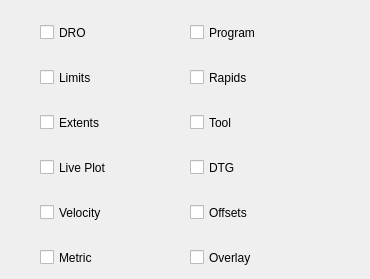
      <widget class="QWidget" name="tab_5">
       <attribute name="title">
        <string>Plot Options</string>
       </attribute>
       <widget class="QCheckBox" name="view_dro_cb">
        <property name="geometry">
         <rect>
          <x>40</x>
          <y>20</y>
          <width>81</width>
          <height>25</height>
         </rect>
        </property>
        <property name="text">
         <string>DRO</string>
        </property>
       </widget>
       <widget class="QCheckBox" name="view_extents_option_cb">
        <property name="geometry">
         <rect>
          <x>40</x>
          <y>110</y>
          <width>121</width>
          <height>25</height>
         </rect>
        </property>
        <property name="text">
         <string>Extents</string>
        </property>
        <property name="checked">
         <bool>false</bool>
        </property>
       </widget>
       <widget class="QCheckBox" name="view_tool_cb">
        <property name="geometry">
         <rect>
          <x>190</x>
          <y>110</y>
          <width>101</width>
          <height>25</height>
         </rect>
        </property>
        <property name="text">
         <string>Tool</string>
        </property>
        <property name="checkable">
         <bool>true</bool>
        </property>
        <property name="checked">
         <bool>false</bool>
        </property>
       </widget>
       <widget class="QCheckBox" name="view_dtg_cb">
        <property name="geometry">
         <rect>
          <x>190</x>
          <y>155</y>
          <width>111</width>
          <height>25</height>
         </rect>
        </property>
        <property name="text">
         <string>DTG</string>
        </property>
        <property name="checkable">
         <bool>true</bool>
        </property>
        <property name="checked">
         <bool>false</bool>
        </property>
       </widget>
       <widget class="QCheckBox" name="view_limits_cb">
        <property name="geometry">
         <rect>
          <x>40</x>
          <y>65</y>
          <width>101</width>
          <height>25</height>
         </rect>
        </property>
        <property name="text">
         <string>Limits</string>
        </property>
        <property name="checked">
         <bool>false</bool>
        </property>
       </widget>
       <widget class="QCheckBox" name="view_live_plot_cb">
        <property name="geometry">
         <rect>
          <x>40</x>
          <y>155</y>
          <width>131</width>
          <height>25</height>
         </rect>
        </property>
        <property name="text">
         <string>Live Plot</string>
        </property>
        <property name="checked">
         <bool>false</bool>
        </property>
       </widget>
       <widget class="QCheckBox" name="view_metric_units_cb">
        <property name="geometry">
         <rect>
          <x>40</x>
          <y>245</y>
          <width>101</width>
          <height>25</height>
         </rect>
        </property>
        <property name="text">
         <string>Metric</string>
        </property>
        <property name="checked">
         <bool>false</bool>
        </property>
       </widget>
       <widget class="QCheckBox" name="view_offsets_cb">
        <property name="geometry">
         <rect>
          <x>190</x>
          <y>200</y>
          <width>121</width>
          <height>25</height>
         </rect>
        </property>
        <property name="text">
         <string>Offsets</string>
        </property>
        <property name="checkable">
         <bool>true</bool>
        </property>
        <property name="checked">
         <bool>false</bool>
        </property>
       </widget>
       <widget class="QCheckBox" name="view_overlay_cb">
        <property name="geometry">
         <rect>
          <x>190</x>
          <y>245</y>
          <width>151</width>
          <height>25</height>
         </rect>
        </property>
        <property name="text">
         <string>Overlay</string>
        </property>
        <property name="checkable">
         <bool>true</bool>
        </property>
        <property name="checked">
         <bool>false</bool>
        </property>
       </widget>
       <widget class="QCheckBox" name="view_velocity_cb">
        <property name="geometry">
         <rect>
          <x>40</x>
          <y>200</y>
          <width>121</width>
          <height>25</height>
         </rect>
        </property>
        <property name="text">
         <string>Velocity</string>
        </property>
        <property name="checked">
         <bool>false</bool>
        </property>
       </widget>
       <widget class="QCheckBox" name="view_program_cb">
        <property name="geometry">
         <rect>
          <x>190</x>
          <y>20</y>
          <width>171</width>
          <height>25</height>
         </rect>
        </property>
        <property name="text">
         <string>Program</string>
        </property>
        <property name="checkable">
         <bool>true</bool>
        </property>
        <property name="checked">
         <bool>false</bool>
        </property>
       </widget>
       <widget class="QCheckBox" name="view_rapids_cb">
        <property name="geometry">
         <rect>
          <x>190</x>
          <y>65</y>
          <width>131</width>
          <height>25</height>
         </rect>
        </property>
        <property name="text">
         <string>Rapids</string>
        </property>
        <property name="checkable">
         <bool>true</bool>
        </property>
        <property name="checked">
         <bool>false</bool>
        </property>
       </widget>
      </widget>
